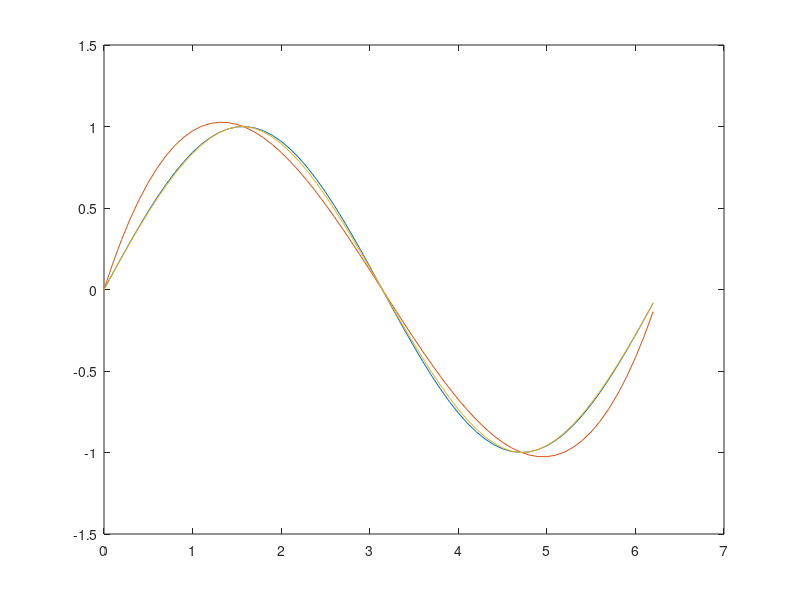

Recreate this plot in MATLAB.
x = [0, pi/2, pi, 3*pi/2, 2*pi];
y = sin(x)

spline(x, y, pi/4)
spline(x, [cos(0) y cos(2*pi)], pi/4)

x_plt = 0:0.1:2*pi;
y_plt = sin(x_plt);
y2_plt = spline(x, y, x_plt);
y3_plt = spline(x, [cos(0) y cos(2*pi)], x_plt);

plot(x_plt, y_plt);
hold on
plot(x_plt, y2_plt);
hold on
plot(x_plt, y3_plt);
hold off